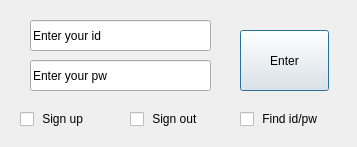
<?xml version="1.0" encoding="UTF-8"?>
<ui version="4.0">
 <class>Dialog</class>
 <widget class="QDialog" name="Dialog">
  <property name="geometry">
   <rect>
    <x>0</x>
    <y>0</y>
    <width>357</width>
    <height>147</height>
   </rect>
  </property>
  <property name="contextMenuPolicy">
   <enum>Qt::NoContextMenu</enum>
  </property>
  <property name="windowTitle">
   <string>MySNS</string>
  </property>
  <widget class="QLineEdit" name="idLabel">
   <property name="geometry">
    <rect>
     <x>30</x>
     <y>20</y>
     <width>181</width>
     <height>31</height>
    </rect>
   </property>
   <property name="text">
    <string>Enter your id</string>
   </property>
  </widget>
  <widget class="QLineEdit" name="pwLabel">
   <property name="geometry">
    <rect>
     <x>30</x>
     <y>60</y>
     <width>181</width>
     <height>31</height>
    </rect>
   </property>
   <property name="text">
    <string>Enter your pw</string>
   </property>
  </widget>
  <widget class="QPushButton" name="confirm">
   <property name="geometry">
    <rect>
     <x>240</x>
     <y>30</y>
     <width>89</width>
     <height>61</height>
    </rect>
   </property>
   <property name="text">
    <string>Enter</string>
   </property>
  </widget>
  <widget class="QCheckBox" name="signUpCheckbox">
   <property name="geometry">
    <rect>
     <x>20</x>
     <y>110</y>
     <width>93</width>
     <height>18</height>
    </rect>
   </property>
   <property name="text">
    <string> Sign up</string>
   </property>
  </widget>
  <widget class="QCheckBox" name="signOutCheckbox">
   <property name="geometry">
    <rect>
     <x>130</x>
     <y>110</y>
     <width>93</width>
     <height>18</height>
    </rect>
   </property>
   <property name="text">
    <string> Sign out</string>
   </property>
  </widget>
  <widget class="QCheckBox" name="findCheckbox">
   <property name="geometry">
    <rect>
     <x>240</x>
     <y>110</y>
     <width>93</width>
     <height>18</height>
    </rect>
   </property>
   <property name="text">
    <string> Find id/pw</string>
   </property>
  </widget>
 </widget>
 <resources/>
 <connections/>
</ui>
